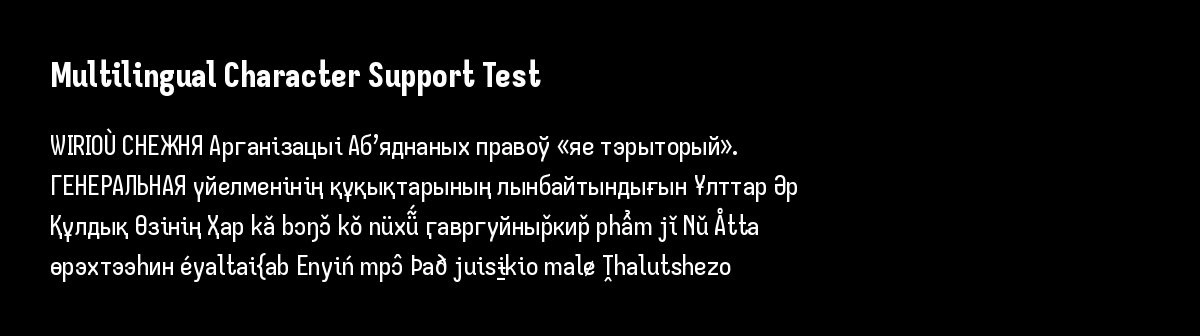

Python code for this plot:
import argparse

from PIL import Image, ImageDraw, ImageFont

parser = argparse.ArgumentParser()
parser.add_argument("--output", metavar="PNG", help="where to save the image")
parser.add_argument("--font-dir", default="fonts/iosevkacharon", help="font directory to use")
args = parser.parse_args()

FONT_DIR = args.font_dir
FONTS = {
    "regular": f"{FONT_DIR}/IosevkaCharon-Regular.ttf",
    "italic": f"{FONT_DIR}/IosevkaCharon-Italic.ttf",
    "bold": f"{FONT_DIR}/IosevkaCharon-Bold.ttf",
}

WIDTH, MARGIN = 1200, 50
TITLE_SIZE = 36
FONT_SIZE = 28
LINE_HEIGHT = 12
WHITE = (255, 255, 255)
GRAY = (140, 140, 140)

RAQM = ImageFont.Layout.RAQM
regular = ImageFont.truetype(FONTS["regular"], FONT_SIZE, layout_engine=RAQM)
bold = ImageFont.truetype(FONTS["bold"], FONT_SIZE, layout_engine=RAQM)
title = ImageFont.truetype(FONTS["bold"], TITLE_SIZE, layout_engine=RAQM)

# Multilingual test text
multilingual_text = [
    "WIRIOÙ СНЕЖНЯ Арганізацыі Абʼяднаных правоў «яе тэрыторый».",
    "ГЕНЕРАЛЬНАЯ үйелменінің құқықтарының лынбайтындығын Ұлттар Әр",
    "Құлдық Өзінің Ҳар kǎ bɔŋɔ̌ kǒ nüxü̃́ ӷавргуйныр̌кир̌ phẩm jǐ Nǔ Åtta",
    "өрэхтээһин éyaltai{ab Enyiń mpɔ̂ Það juisɨ̱kio malɇ Ṱhalutshezo",
]


# Calculate height
def calc_height():
    y = MARGIN
    y += TITLE_SIZE + 40  # title line + gap
    y += (FONT_SIZE + LINE_HEIGHT) * len(multilingual_text)  # text lines
    y += MARGIN
    return y


HEIGHT = calc_height()

img = Image.new("RGB", (WIDTH, HEIGHT), color=(0, 0, 0))
draw = ImageDraw.Draw(img)

y = MARGIN

# Title line
draw.text((MARGIN, y), "Multilingual Character Support Test", font=title, fill=WHITE)
y += TITLE_SIZE + 40

# Draw each line of multilingual text
for line in multilingual_text:
    draw.text((MARGIN, y), line, font=regular, fill=WHITE)
    y += FONT_SIZE + LINE_HEIGHT

img.save(args.output)
print(f"Multilingual test image saved to {args.output}")
